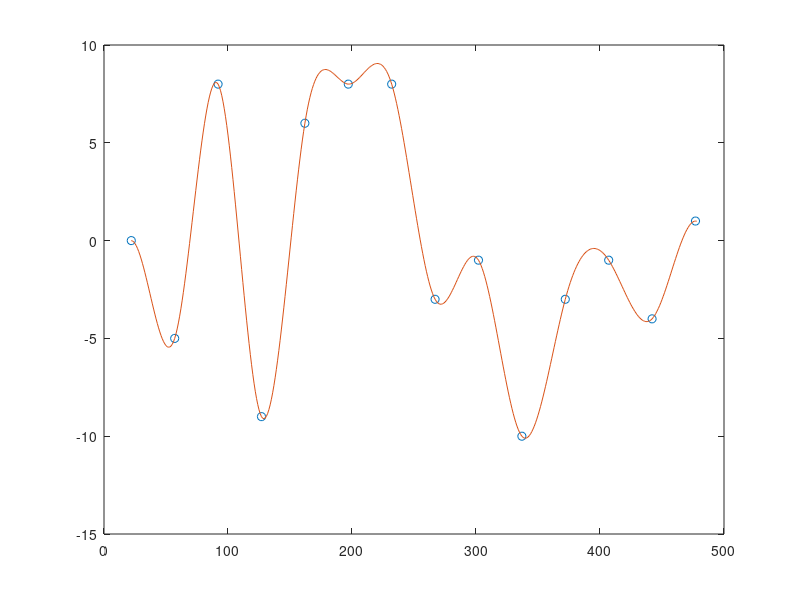

Recreate this plot in MATLAB. (Note: this script raises an error after producing the figure.)
% SPLINE Test Script

x = 22:35:478;
y = randi([-10,10],1,length(x));
pp = spline(x,[0 y 0]);

SPLN = zeros([258,506]);
yy = 22:478;
Snk = ppval(pp,yy);

figure, plot(x,y,'o',yy,Snk,'-')

band = 130;

for i = 1:length(yy)
SPLN(round(band+Snk(i)),round(yy(i))) = 1;
end

%%

NRM = sum(sum(mskNd4X))/sum(sum(SPLN));

SPLN = NRM*SPLN;
SPLN = imgaussfilt(SPLN,1);
figure, imagesc(SPLN);

%%

splnarray = reshape(SPLN,1,[]);
% 
% figure, plot(msk4XArray,'.r'), hold on, plot(SPLNArray,'x');
% 
% sumRes = sum((msk4XArray - SPLNArray).^2);

%%